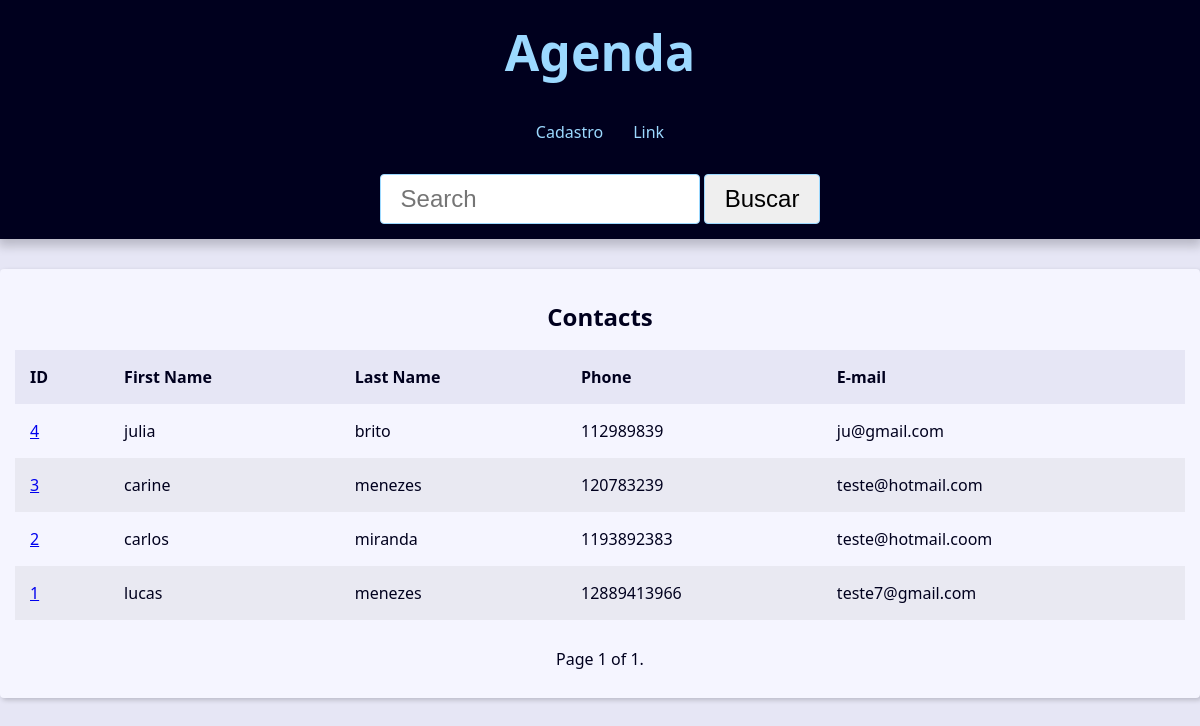
/, run on an earlier commit of the app's database.
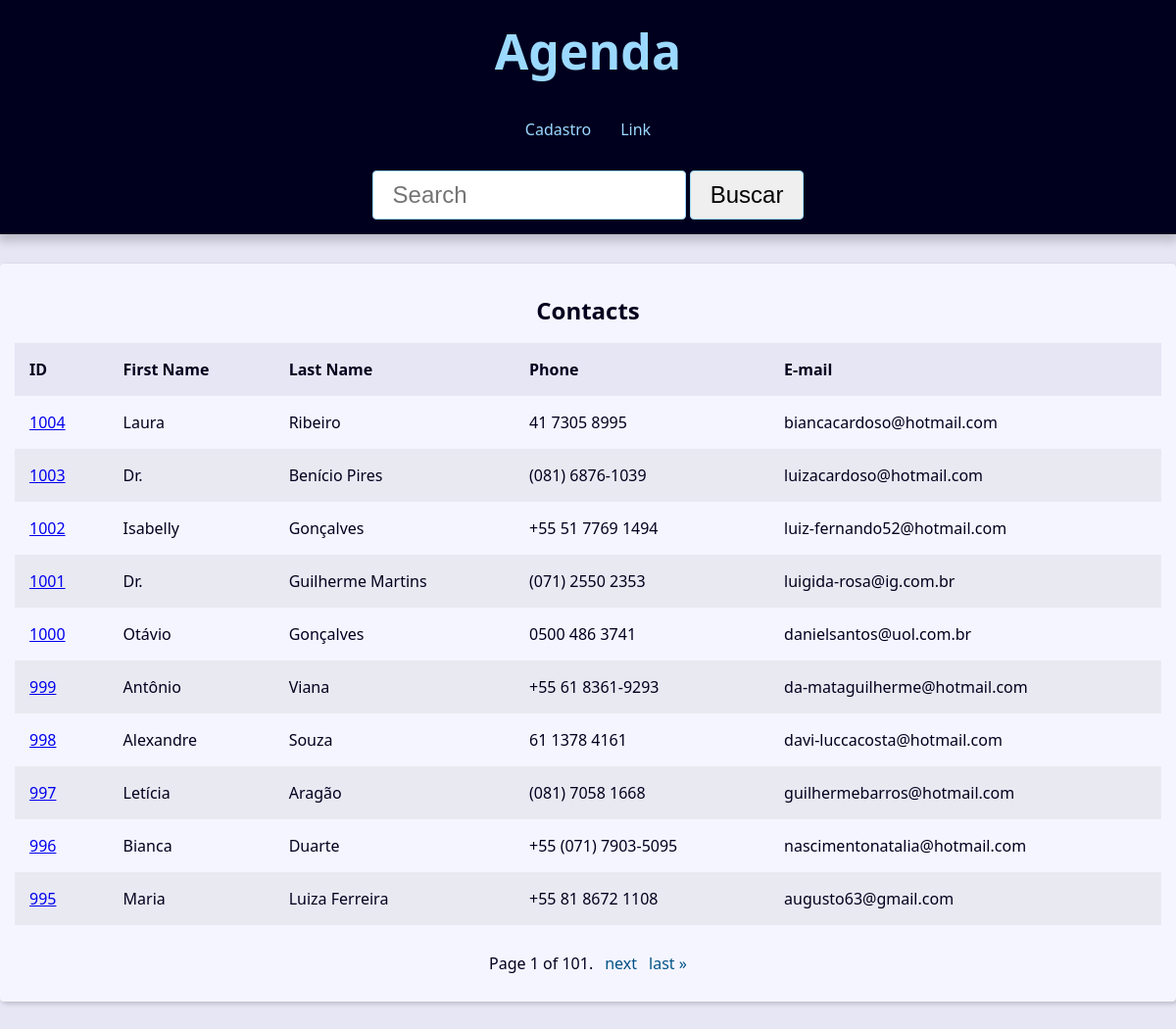
And on a later commit of the database.
### contact/models.py (models this page shows, shortened)
class Contact(models.Model):
    first_name = models.CharField(max_length=50)
    last_name = models.CharField(max_length=50, blank=True)
    phone = models.CharField(max_length=50)
    email = models.EmailField(max_length=254, blank=True)
    created_date = models.DateTimeField(default=timezone.now)
    description = models.TextField(blank=True)
    show = models.BooleanField(default=True)
    picture = models.ImageField(blank=True, upload_to='pictures/%Y/%M/%D/')
    category = models.ForeignKey(Category, on_delete=models.SET_NULL, null=True, blank=True)
    owner = models.ForeignKey(User, on_delete=models.SET_NULL, null=True, blank=True)

### contact/views/contact_views.py (the view)
# urls.py: path('', views.index, name='index'),
def index(request):
    contacts = Contact.objects\
        .filter(show=True)\
        .order_by('-id')
    paginator = Paginator(contacts, 10)
    page_number = request.GET.get("page")
    page_obj = paginator.get_page(page_number)
    context={
        'page_obj': page_obj,
        'contacts': contacts,
    }
    return render(
        request,
        'contact/index.html',
        context
    )

### contact/templates/contact/index.html
{% extends 'global/base.html' %}
{% block content%}
{% if page_obj %}
    <div class='responsive-table'>
        <table class='contacts-table'>
            <caption class='table-caption'>
                Contacts
            </caption>
            <thead>
                <tr class='table-row table-row-header'>
                    <th class='table-header'>ID</th>
                    <th class='table-header'>First Name</th>
                    <th class='table-header'>Last Name</th>
                    <th class='table-header'>Phone</th>
                    <th class='table-header'>E-mail</th>
            </thead>
            <tbody>
                {% for contact in page_obj %}
                    <tr class='table-row'>
                        <td class='table-cel'>
                            <a class='table=link'
                               href="{% url "contact:contact" contact.id %}">
                                {{contact.id}}
                            </a>
                        </td>
                        <td class='table-cel'>
                            {{contact.first_name}}
                        </td>
                        <td class='table-cel'>
                            {{contact.last_name}}
                        </td>
                        <td class='table-cel'>
                            {{contact.phone}}
                        </td>
                        <td class='table-cel'>
                            {{contact.email}}
                        </td>
                {% endfor %}
            </tbody>
        </table>
    </div>
    {% else %}
    <div class="single-contact">
      <h1 class="single-contact-name">
        Nenhum contato encontrado.
      </h1>
    </div>
  {% endif %}
{% endblock content%}

### base_templates/global/base.html (shortened to what this page needs)
{% load static %}
<!DOCTYPE html>
<html lang="pt-BR">
<head>
    <link rel="stylesheet" href="{% static 'global/css/style.css'%}">
</head>
<body>
    {% include "global/partials/header.html" %}
    <main class='content'>
        {% block content %}{% endblock content %}
        {% include "global/partials/pagination.html" %}
    </main>
</body>
</html>

### base_templates/global/partials/header.html
<header class="header">
    <h1 class= "header-heading">
        <a href="{% url "contact:index" %}" class="header-link">
            Agenda
        </a>
    </h1>
    <nav class='menu'>
        <ul class='menu-list'>
            <li class='menu-item'>
                <a href="{% url "contact:create"%}" class="menu-link">
                    Cadastro
                </a>
            </li>
            <li class='menu-item'>
                <a href="" class="menu-link">
                    Link
                </a>
            </li>
        </ul>
    </nav>
    <div class="search">
        <form
            action="{% url "contact:search" %}"
            method="get"
        >
            <input type="search"
            name="q"
            id="search"
            class="search-input"
            placeholder="Search">
            <button class="search-button" type="submit"> Buscar
        </form>
    </div>
</header>

### base_templates/global/partials/pagination.html (shortened to what this page needs)
{% if page_obj %}
    <div class="pagination">
        <span class="step-links">
            <span class="current">
                Page {{ page_obj.number }} of {{ page_obj.paginator.num_pages }}.
            </span>
            {% if page_obj.has_next %}
                <a href="?page={{ page_obj.next_page_number }}">next</a>
                <a href="?page={{ page_obj.paginator.num_pages }}">last &raquo;</a>
            {% endif %}
        </span>
    </div>
{% endif %}

### base_static/global/css/style.css (style rules this page uses)
:root { --spacing: 1.5rem; --link-dark-color: rgb(0, 83, 134); --link-light-color: rgb(156, 217, 255); --clr-white: rgb(245, 245, 255); --clr-black: rgb(0, 0, 30); --clr-light-gray: rgb(230, 230, 245); --clr-dark-shadow-5: rgba(0, 0, 10, 5%); --clr-dark-shadow-10: rgba(0, 0, 10, 10%); --clr-dark-shadow-20: rgba(0, 0, 10, 20%); --clr-light-shadow-5: rgba(200, 200, 255, 5%); --clr-light-shadow-10: rgba(200, 200, 255, 10%); --clr-light-shadow-20: rgba(200, 200, 255, 20%); --main-page-width: 120rem; --table-min-width: 60rem; --biggest-font-size: 5rem; --bigger-font-size: 4rem; --big-font-size: 3.2rem; --medium-font-size: 2.4rem; --small-font-size: 1.6rem; --smaller-font-size: 1.4rem; --smallest-font-size: 1.2rem; --transition-fast: 300ms; --transition-medium: 600ms; --transition-slow: 1s; --default-border-radius: 4px; }
*, *::before, *::after { margin: 0; padding: 0; box-sizing: border-box; }
html { font-size: 62.5%; }
body { font-family: system-ui, -apple-system, BlinkMacSystemFont, 'Segoe UI', Roboto, Oxygen, Ubuntu, Cantarell, 'Open Sans', 'Helvetica Neue', sans-serif; line-height: 1.5; font-size: var(--small-font-size); color: var(--clr-black); -webkit-font-smoothing: antialiased; background: var(--clr-light-gray); }
.header { background: var(--clr-black); padding: var(--spacing); box-shadow: 0 5px 10px 2px var(--clr-dark-shadow-20); z-index: 1; position: relative; }
.header-heading { font-size: var(--biggest-font-size); text-align: center; }
.header-link { color: var(--link-light-color); text-decoration: none; transition: filter var(--transition-fast) ease-in-out; }
.menu { margin: var(--spacing); }
.menu-list { list-style: none; display: flex; justify-content: center; flex-flow: row wrap; }
.menu-link { display: block; padding: var(--spacing); color: var(--link-light-color); text-decoration: none; transition: background-color var(--transition-fast) ease-in-out; border-radius: var(--default-border-radius); }
.content { max-width: var(--main-page-width); margin: calc(var(--spacing) * 2) auto; padding: var(--spacing); background: var(--clr-white); box-shadow: 2px 2px 5px var(--clr-dark-shadow-20); border-radius: var(--default-border-radius); }
.responsive-table { width: 100%; overflow-x: auto; }
.contacts-table { width: 100%; min-width: var(--table-min-width); border-collapse: collapse; }
.table-caption { font-size: var(--medium-font-size); font-weight: bold; padding: var(--spacing); }
.table-row { text-align: left; text-overflow: ellipsis; transition: background-color var(--transition-fast) ease-in-out; }
.table-row:nth-of-type(2n) { background: var(--clr-dark-shadow-5); }
.table-row-header { background: var(--clr-light-gray); color: var(--clr-black); }
.table-cel, .table-header { padding: var(--spacing); }
.pagination { margin-top: var(--spacing); display: flex; justify-content: center; padding: calc(var(--spacing) * 0.8); font-size: var(--small-font-size); }
.pagination .step-links { display: flex; gap: calc(var(--spacing) * 0.8); }
.pagination .step-links a { color: var(--link-dark-color); transition: color var(--transition-fast) ease-in-out; text-decoration: none; display: block; }
.search { display: flex; justify-content: center; }
.search-input { font-size: var(--medium-font-size); padding: 1rem 2rem; width: 100%; max-width: 32rem; border-radius: var(--default-border-radius); border: 1px solid var(--link-light-color); }
.search-button { font-size: var(--medium-font-size); padding: 1rem 2rem; border: 1px solid var(--link-light-color); border-radius: var(--default-border-radius); cursor: pointer; }

What changed in the data, as far as the page shows it:
no longer on this page (row unchanged): Contact: id "4", first_name "julia", last_name "brito", phone "112989839", email "ju@gmail.com"
no longer on this page (row unchanged): Contact: id "3", first_name "carine", last_name "menezes", phone "120783239", email "teste@hotmail.com"
no longer on this page (row unchanged): Contact: id "2", first_name "carlos", last_name "miranda", phone "1193892383", email "teste@hotmail.coom"
no longer on this page (row unchanged): Contact: id "1", first_name "lucas", last_name "menezes", phone "12889413966", email "teste7@gmail.com"
added Contact: id "1004", first_name "Laura", last_name "Ribeiro", phone "41 7305 8995", email "biancacardoso@hotmail.com"
added Contact: id "1003", first_name "Dr.", last_name "Benício Pires", phone "(081) 6876-1039", email "luizacardoso@hotmail.com"
added Contact: id "1002", first_name "Isabelly", last_name "Gonçalves", phone "+55 51 7769 1494", email "luiz-fernando52@hotmail.com"
added Contact: id "1001", first_name "Dr.", last_name "Guilherme Martins", phone "(071) 2550 2353", email "luigida-rosa@ig.com.br"
added Contact: id "1000", first_name "Otávio", last_name "Gonçalves", phone "0500 486 3741", email "danielsantos@uol.com.br"
added Contact: id "999", first_name "Antônio", last_name "Viana", phone "+55 61 8361-9293", email "da-mataguilherme@hotmail.com"
added Contact: id "998", first_name "Alexandre", last_name "Souza", phone "61 1378 4161", email "davi-luccacosta@hotmail.com"
added Contact: id "997", first_name "Letícia", last_name "Aragão", phone "(081) 7058 1668", email "guilhermebarros@hotmail.com"
added Contact: id "996", first_name "Bianca", last_name "Duarte", phone "+55 (071) 7903-5095", email "nascimentonatalia@hotmail.com"
added Contact: id "995", first_name "Maria", last_name "Luiza Ferreira", phone "+55 81 8672 1108", email "augusto63@gmail.com"
Also different on the page:
{{ page_obj.paginator.num_pages }}: "1" → "101"
text now shown: "next last »"
